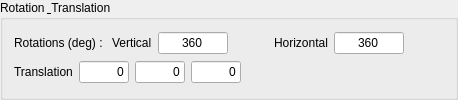
           <widget class="QGroupBox" name="groupBox_3">
            <property name="title">
             <string>Rotation &amp; Translation</string>
            </property>
            <layout class="QVBoxLayout" name="verticalLayout_4">
             <item>
              <layout class="QHBoxLayout" name="horizontalLayout_10">
               <item>
                <widget class="QLabel" name="label_2">
                 <property name="text">
                  <string>Rotations (deg) : </string>
                 </property>
                </widget>
               </item>
               <item>
                <layout class="QHBoxLayout" name="horizontalLayout_5">
                 <item>
                  <widget class="QLabel" name="label_5">
                   <property name="text">
                    <string>Vertical</string>
                   </property>
                  </widget>
                 </item>
                 <item>
                  <widget class="QLineEdit" name="theta">
                   <property name="maximumSize">
                    <size>
                     <width>70</width>
                     <height>16777215</height>
                    </size>
                   </property>
                   <property name="text">
                    <string>360</string>
                   </property>
                   <property name="alignment">
                    <set>Qt::AlignCenter</set>
                   </property>
                  </widget>
                 </item>
                </layout>
               </item>
               <item>
                <spacer name="horizontalSpacer_4">
                 <property name="orientation">
                  <enum>Qt::Horizontal</enum>
                 </property>
                 <property name="sizeHint" stdset="0">
                  <size>
                   <width>40</width>
                   <height>20</height>
                  </size>
                 </property>
                </spacer>
               </item>
               <item>
                <layout class="QHBoxLayout" name="horizontalLayout_6">
                 <item>
                  <widget class="QLabel" name="label_3">
                   <property name="text">
                    <string>Horizontal</string>
                   </property>
                  </widget>
                 </item>
                 <item>
                  <widget class="QLineEdit" name="phi">
                   <property name="maximumSize">
                    <size>
                     <width>70</width>
                     <height>16777215</height>
                    </size>
                   </property>
                   <property name="text">
                    <string>360</string>
                   </property>
                   <property name="alignment">
                    <set>Qt::AlignCenter</set>
                   </property>
                  </widget>
                 </item>
                </layout>
               </item>
               <item>
                <spacer name="horizontalSpacer_3">
                 <property name="orientation">
                  <enum>Qt::Horizontal</enum>
                 </property>
                 <property name="sizeHint" stdset="0">
                  <size>
                   <width>40</width>
                   <height>20</height>
                  </size>
                 </property>
                </spacer>
               </item>
              </layout>
             </item>
             <item>
              <layout class="QHBoxLayout" name="horizontalLayout_14">
               <item>
                <widget class="QLabel" name="label_4">
                 <property name="text">
                  <string>Translation</string>
                 </property>
                </widget>
               </item>
               <item>
                <layout class="QHBoxLayout" name="horizontalLayout_7">
                 <item>
                  <widget class="QLineEdit" name="tx">
                   <property name="maximumSize">
                    <size>
                     <width>50</width>
                     <height>16777215</height>
                    </size>
                   </property>
                   <property name="text">
                    <string>0</string>
                   </property>
                   <property name="alignment">
                    <set>Qt::AlignRight|Qt::AlignTrailing|Qt::AlignVCenter</set>
                   </property>
                  </widget>
                 </item>
                 <item>
                  <widget class="QLineEdit" name="ty">
                   <property name="maximumSize">
                    <size>
                     <width>50</width>
                     <height>16777215</height>
                    </size>
                   </property>
                   <property name="text">
                    <string>0</string>
                   </property>
                   <property name="alignment">
                    <set>Qt::AlignRight|Qt::AlignTrailing|Qt::AlignVCenter</set>
                   </property>
                  </widget>
                 </item>
                 <item>
                  <widget class="QLineEdit" name="tz">
                   <property name="maximumSize">
                    <size>
                     <width>50</width>
                     <height>16777215</height>
                    </size>
                   </property>
                   <property name="text">
                    <string>0</string>
                   </property>
                   <property name="alignment">
                    <set>Qt::AlignRight|Qt::AlignTrailing|Qt::AlignVCenter</set>
                   </property>
                  </widget>
                 </item>
                 <item>
                  <spacer name="horizontalSpacer_8">
                   <property name="orientation">
                    <enum>Qt::Horizontal</enum>
                   </property>
                   <property name="sizeHint" stdset="0">
                    <size>
                     <width>40</width>
                     <height>20</height>
                    </size>
                   </property>
                  </spacer>
                 </item>
                 <item>
                  <spacer name="horizontalSpacer_7">
                   <property name="orientation">
                    <enum>Qt::Horizontal</enum>
                   </property>
                   <property name="sizeHint" stdset="0">
                    <size>
                     <width>40</width>
                     <height>20</height>
                    </size>
                   </property>
                  </spacer>
                 </item>
                </layout>
               </item>
              </layout>
             </item>
            </layout>
           </widget>
